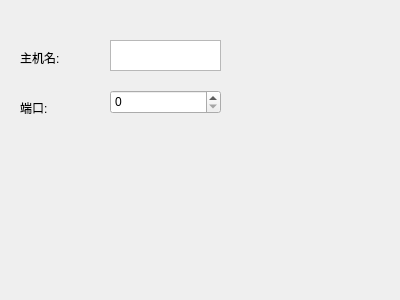
<?xml version="1.0" encoding="UTF-8"?>
<ui version="4.0">
 <class>TwsOptionsWidget</class>
 <widget class="QWidget" name="TwsOptionsWidget">
  <property name="geometry">
   <rect>
    <x>0</x>
    <y>0</y>
    <width>400</width>
    <height>300</height>
   </rect>
  </property>
  <property name="windowTitle">
   <string>Form</string>
  </property>
  <widget class="QTextEdit" name="host">
   <property name="geometry">
    <rect>
     <x>110</x>
     <y>40</y>
     <width>111</width>
     <height>31</height>
    </rect>
   </property>
   <property name="toolTip">
    <string>&lt;html&gt;&lt;head/&gt;&lt;body&gt;&lt;p&gt;请输入Tws的主机名&lt;/p&gt;&lt;/body&gt;&lt;/html&gt;</string>
   </property>
  </widget>
  <widget class="QLabel" name="label">
   <property name="geometry">
    <rect>
     <x>20</x>
     <y>50</y>
     <width>62</width>
     <height>16</height>
    </rect>
   </property>
   <property name="text">
    <string>主机名:</string>
   </property>
  </widget>
  <widget class="QLabel" name="label_2">
   <property name="geometry">
    <rect>
     <x>20</x>
     <y>100</y>
     <width>62</width>
     <height>16</height>
    </rect>
   </property>
   <property name="text">
    <string>端口:</string>
   </property>
  </widget>
  <widget class="QSpinBox" name="port">
   <property name="geometry">
    <rect>
     <x>110</x>
     <y>90</y>
     <width>111</width>
     <height>24</height>
    </rect>
   </property>
   <property name="maximum">
    <number>65535</number>
   </property>
  </widget>
 </widget>
 <resources/>
 <connections/>
</ui>
